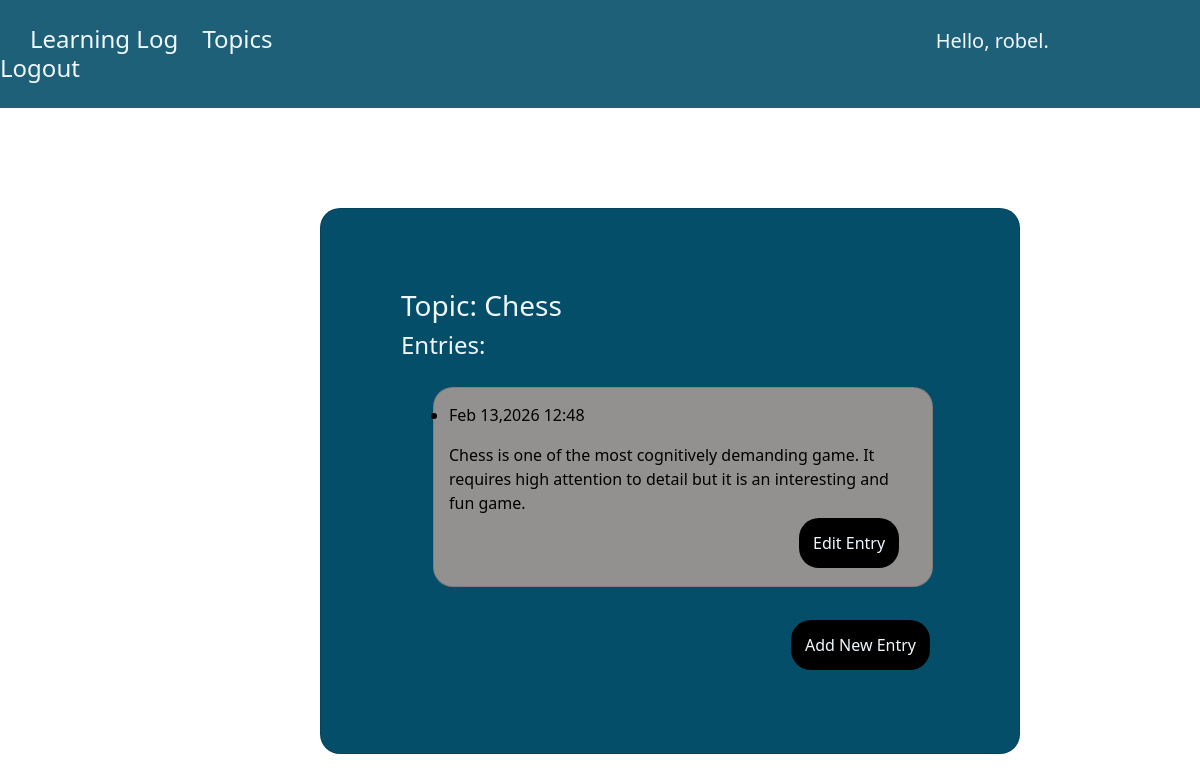
Page /topic/1 (signed in) on the committed database.
### learning_log/models.py (models this page shows, shortened)
class Topic(models.Model):
    text = models.CharField(max_length=200)
    date_added = models.DateTimeField(auto_now_add=True)
    owner = models.ForeignKey(User, on_delete=models.CASCADE)
    def __str__(self):
        return self.text

class Entry(models.Model):
    topic = models.ForeignKey(Topic, on_delete = models.CASCADE)
    text = models.TextField()
    date_added = models.DateTimeField(auto_now_add=True)
    class Meta:
        verbose_name_plural = 'entries'

### learning_log/views.py (the view)
# urls.py: path('topic/<int:topic_id>', views.topic, name='topic'),
@login_required
def topic(request, topic_id):
    topic = Topic.objects.get(id = topic_id)
    if topic.owner != request.user:
        raise Http404
    entries = topic.entry_set.order_by('-date_added')
    context = {'topic' : topic, 'entries' : entries}
    return render(request, 'learning_log/topic.html', context)

### learning_log/templates/learning_log/topic.html
{% extends 'learning_log/base.html' %}
{% block content %}
<div style="margin-left: 320px; margin-bottom: 30px;" class="card" id="topic-card">
    <h3>Topic: {{ topic }}</h3>
    <h4>Entries:</h4>
    <ul>
        {% for entry in entries %}
        <div class="card" id="entry-list" style="margin-top: 20px;">
            <li style="color: black;">
                <p>{{ entry.date_added|date:'M d,Y H:i'}}</p>
                <p>{{ entry.text|linebreaks }}</p>
                <p>
                    <a href="{% url 'learning_log:edit_entry' entry.id %}" id="edit-entry-button">Edit Entry</a>
                </p>
            </li>
        </div>
        {% empty %}
            <li>
                There are no entries for this topic yet.
            </li>
        {% endfor %}
    </ul>
    <p style="margin-top: 30px;">
        <a href="{% url 'learning_log:new_entry' topic.id %}" id="add-new-entry-button">Add New Entry</a>
    </p>
</div>
{% endblock content %}

### learning_log/templates/learning_log/base.html (shortened to what this page needs)
{% load static %}
<!DOCTYPE html>
<html lang="en">
<head>
  <link href="https://cdn.jsdelivr.net/npm/bootstrap@5.0.2/dist/css/bootstrap.min.css" rel="stylesheet">
  <link href="{% static 'learning_log/css/styles.css' %}" rel="stylesheet">
</head>
<body class="body">
  <header>
    <nav>
      <h4><a href="{% url 'learning_log:home' %}" style="margin-left: 30px;">Learning Log</a></h4>
      <h4><a href="{% url 'learning_log:topics' %}" style="margin-right: 659px; margin-left: 20px;">Topics</a></h4>
    {% if user.is_authenticated %}
      <h5 style="margin-right: 20px; color:aliceblue">Hello, {{ user.username }}.</h5>
      <h4><a href="{% url 'users:logout' %}">Logout</a></h4>
    {% else %}
      <h4><a href="{% url 'users:register' %}">Register</a></h4>
      <h4><a href="{% url 'users:login' %}" style="margin-left: 10px;">Login</a></h4>
    {% endif %}
    </nav>
  </header>
{% block content %}{% endblock content %}
</body>
</html>

### learning_log/static/learning_log/css/styles.css (style rules this page uses)
.body { background-image: url('../images/books.jpg'); background-size: cover; background-attachment: fixed; background-position: center; }
h4 { display: inline; }
h5 { display: inline; }
a { color: aliceblue; text-decoration: none; }
nav { background-color:rgb(30, 96, 120); padding-right: 70px; padding-top: 25px; padding-bottom: 25px; }
#topic-card { width: 700px; background-color: rgb(4, 78, 105); ; padding: 80px; border-radius: 20px; color: aliceblue; margin-top: 100px; margin-left: 400px; }
#entry-list { background-color: rgb(147, 144, 144); border-radius: 20px; padding: 15px; width: 500px; }
#add-new-entry-button { background-color: black; padding: 14px; border-radius: 20px; width:200px; margin-left: 390px; }
#edit-entry-button { background-color: black; padding: 14px; border-radius: 20px; width:200px; margin-left: 350px; }

### rows in the picture
Topic: text "Chess"
Entry: date_added "Feb 13,2026 12:48", text "Chess is one of the most cognitively demanding game. It requires high attention to detail but it is an interesting and fun game."

### other values in the picture
{{ user.username }} "robel"
